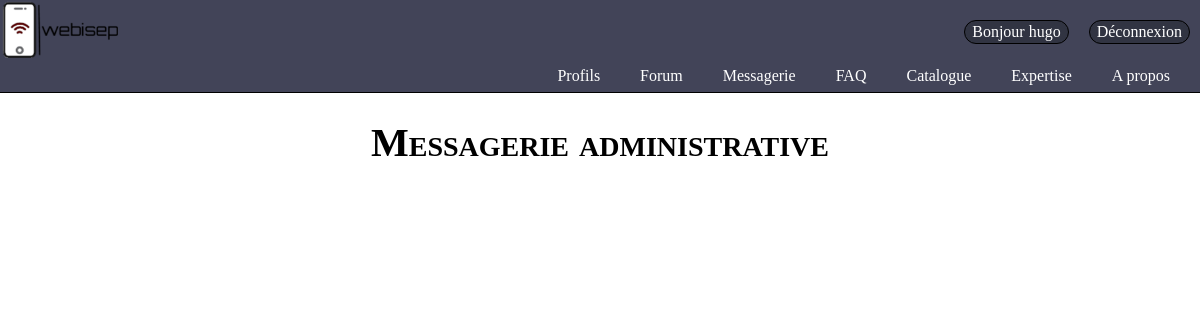
Before: /index.php?action=billet (signed in) with the older database file.
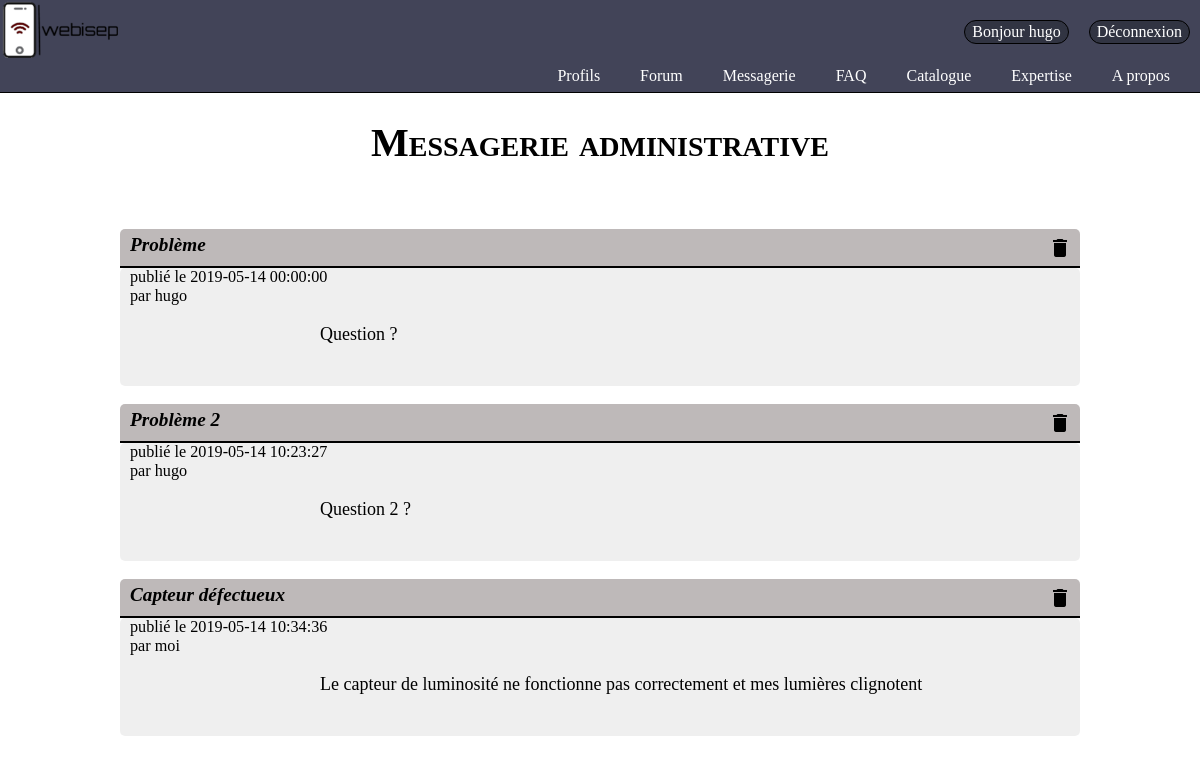
After: the same page with the newer database file.
### tables this page shows
CREATE TABLE IF NOT EXISTS `billet` (
  `id_billet` int(11) NOT NULL AUTO_INCREMENT,
  `titre` text NOT NULL,
  `date_billet` datetime NOT NULL,
  `author` text NOT NULL,
  `Question` text NOT NULL,
  PRIMARY KEY (`id_billet`)
);

### controllers/controller.php (called while the page is built, shortened)
<?php
include "models/model.php";
function billet(){
  include "views/billet.php";
}
?>

### models/model.php (called while the page is built, shortened)
<?php
function affichAllBillet(){
	$bdd=bdd();
	$request=$bdd-> prepare("SELECT * FROM billet");
	$request->execute(array());
	return $request;
}
?>

### views/billet.php (the view, shortened to what this page needs)
<?php include("General.php");
?>
<html>
<head>
	<link rel="stylesheet" href="design/categorie.css" />
</head>
<body>
	<?php  if(isset($_SESSION["admin"]) AND $_SESSION["admin"] == 1) { ?>
	<h1>Messagerie administrative </h1><br><br>
<div class="ensemble">
<?php
$request=affichAllBillet();
while ($liste=$request->fetch()) {
	?>
	<div class="topic">
	<h2 class="titre"><a class="clicable" href="index.php?action=messagerie&numbillet=<?php echo $liste['id_billet']?>"><?php echo $liste['titre'] ?></a></h2>
	<div class="corp">
	<a class="info">publié le <?php echo $liste['date_billet'] ?></a><br>
	<a class="info">par <span><?php echo $liste['author'] ?></span></a><br>
	<p class="text"><?php
	echo $liste['Question'] ?></p><br>
	</div>
<?php
$mID=$liste['id_billet'];
    if (isset($_SESSION['admin']) && ($_SESSION['admin'])==1) {
    	$url="index.php?action=billet&delete=<?= $mID?>";?>
    	<a class="delete" href="index.php?action=billet&delete=<?= $mID?>"><i class="material-icons">delete</i></a>
<?php
} ?>
	</div><br>
<?php
}
?>
<?php } ?>
</body>
</html>

### index.php (shortened to what this page needs)
<?php
include ("controllers/controller.php");
if(isset($_GET["action"]) && !empty($_GET['action'])){
    $action = htmlspecialchars($_GET["action"]);
    switch ($action) {
        case 'billet':
            billet();
            break;
    }
} else {
    accueil();
}
?>

### views/General.php (shortened to what this page needs)
<html>
	<head>
		<link rel="stylesheet" href="design /General.css" />
	</head>
	<body class="body_header">
		<header>
			<a href="index.php?action=accueil"><img class="logo" src="image/Logo2.png" alt="logo" id="logo"class="flottant"/></a>
			<?php
			if (empty($_SESSION['pseudo'])) {?>
				<a class="menu-espaceclient" href=index.php?action=connexion>Connexion</a>
				<a class="menu-inscription" href=index.php?action=inscription>Inscription</a>
				<?php }
			else  {?>
				<a class="menu-espaceclient" href=index.php?action=deconnexion>Déconnexion</a>
				<a class="menu-inscription" href=index.php?action=profil>Bonjour <?php echo $_SESSION['pseudo']?></a>
			<?php } ?>
			<nav class="barre_navigation">
				<ul>
					<li class="onglet"><a href="index.php?action=AProposDeNous">A propos</a></li>
					<li class="onglet"><a href="index.php?action=expertise">Expertise </a></li>
					<?php  if(isset($_SESSION["admin"]) AND $_SESSION["admin"] == 1) { ?>
					<li class="onglet"><a href="index.php?action=cat">Catalogue</a></li>
					<?php }?>
					<li class="onglet"><a href="index.php?action=FAQ">FAQ</a></li>
					<?php if (!empty($_SESSION['pseudo'])) { ?>
					<li class="onglet"><a href="index.php?action=billet">Messagerie</a></li>
					<?php } else { ?>
					<li class="onglet"><a href="index.php?action=contact">Contact</a></li>
					<?php }?>
					<li class="onglet"><a href="index.php?action=forum">Forum </a></li>
					<?php  if(isset($_SESSION["admin"]) AND $_SESSION["admin"] == 1) { ?>
					<li class="onglet"><a href="index.php?action=profil">Profils</a></li>
					<?php }
						 ?>
				</ul>
			</nav>
		</header>
	</body>
</html>

### design/General.css (style rules this page uses)
.logo { width: 10%; height: auto; }
.barre_navigation >ul { margin: 0px; padding: 0px; }
.onglet { list-style-type: none; }
.barre_navigation { width: 100%; border-bottom: black 1px solid; background-color: #424458; height: 30px; }
.barre_navigation> ul> li { float: right; position: relative; }
.barre_navigation> ul::after { content:""; display: block; }
.barre_navigation a { display: inline-block; text-decoration: none; }
.barre_navigation> ul> li> a { padding: 5px 30px; padding-left: 10px; color: white; }
.menu-espaceclient, .menu-inscription { border-radius: 20px; border: 1px solid black; text-decoration: none; margin: 10px; margin-top: 20px; padding: 2px 7px; position:relative; float: right; color: white; background-color: #313442; }
header { background-color: #424458; }

### design/categorie.css (style rules this page uses)
.ensemble { width: 80%; margin-left: auto; margin-right: auto; position: relative; }
h1 { text-align: center; font-family:Bookman, URW Bookman L, serif; font-style: unset; font-size: 40px; font-variant: small-caps; }
.topic { position: relative; }
.titre { border-bottom: 2px solid black; border-top-left-radius: 5px; border-top-right-radius: 5px; padding-top: 5px; padding-bottom: 10px; margin: 0; background-color: #968f8f9e; padding-left: 10px; font-family: Avantgarde, TeX Gyre Adventor, URW Gothic L, sans-serif; font-style: italic; font-size: larger; }
.titre a { text-decoration: none; color: black; font-family: Palatino, URW Palladio L, serif; }
.clicable { display: inline-block; width: 100%; }
.corp { background-color: #EEEE; padding-left: 10px; border-radius: 5px; font-family: Times, Times New Roman, serif; font-size: large; }
.info { font-size: 0.9em; }
.text { margin-left: 20%; margin-right: 10%; margin-bottom: 0; padding-bottom: 20px; }
h2 { font-family: Times, Times New Roman,sans-serif; }
.delete { position: absolute; right: 8px; top: 7px; text-decoration: none; color: black; }

Changed rows visible on the page:
added billet: titre "Problème", date_billet "2019-05-14 00:00:00", author "hugo", Question "Question ?"
added billet: titre "Problème 2", date_billet "2019-05-14 10:23:27", author "hugo", Question "Question 2 ?"
added billet: titre "Capteur défectueux", date_billet "2019-05-14 10:34:36", author "moi", Question "Le capteur de luminosité ne fonctionne pas correctement et mes lumières clignotent"
